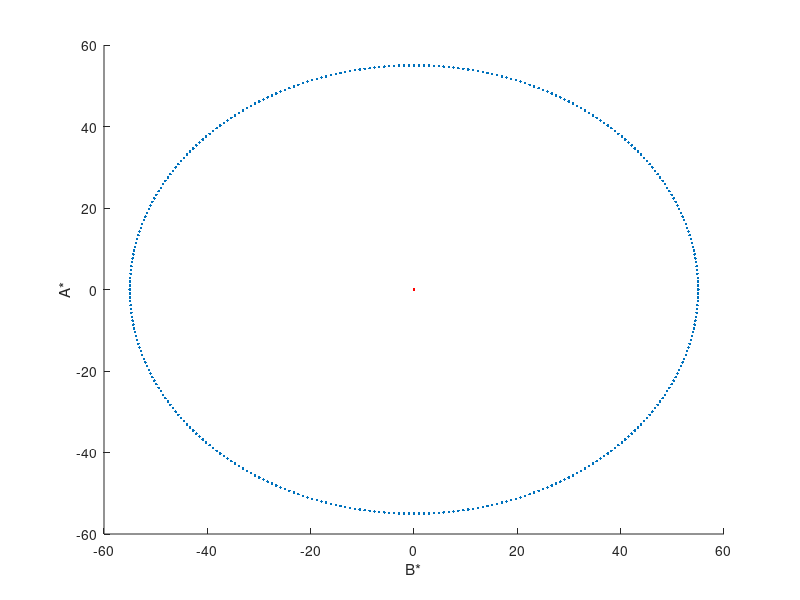

MATLAB code for this plot: (Note: this script raises an error after producing the figure.)
% Color sandbox.

% most recent characterization data
% lab EEG testing room: labMonitorData_2016-03-17_315b.mat

cd('C:\Users\lncc\Dropbox\MattExperiments\vwm_task\code\calibrationInfo')
%load  labMonitorData_2016-03-17_315b.mat

addpath(genpath('../../'))

% OK, so lets mess around with showing some CieLAB colors on a
% characterized (but not gamma corrected) monitor. The information required
% will be the same information collected with Karen Schloss... you
% basically get the constant and slope fit to the log(relative voltage)
% versus log(luminance) for each color channel (ie RGB). You will also need
% the chromaticity of each channel (in x, y coordinate space). Together
% these values can be used to get relatively accurate reproduction of xyY
% colors using xyY2RGB.m ... however the exact method is still a bit of a
% mystery to me, so i'll probably spend some time digging around to better
% understand that at some point. 

% But for now the goal will be to stipulate a color in CIELAB space, which
% has fairly good perceptual variance properties, convert that color to xyY
% values, and then compute the RGB values that would allow the color to be
% reproduced on the characterized monitor. 

% NOTE: This is very different from the strategy that we've used previously
% in that it DOES NOT require gamma correcting the monitor.


% Choose some CIELAB colors: 

% Get these from CALIBRATION_FrankLab.xls
xR=.676      %monitorData.xR; % x chromaticity value for red channel
yR=.309      %monitorData.yR; % y chormaticity value for red channel
xG=.208      %monitorData.xG;
yG=.683       %monitorData.yG;
xB=.149     %monitorData.xB;
yB=.048       %monitorData.yB;

% slope and intercept from excel spreadsheet (get from graphs!)
constantR= 1.53                 %monitorData.constantR
slopeR=    .48                   %monitorData.slopeR
constantG= 1.33                   %monitorData.constantG
slopeG=    .482          %monitorData.slopeG
constantB=  1.83  %       monitorData.constantB
slopeB=     .476    %monitorData.slopeB

int=(2.*pi)./360;

% make a circle in CIELAB space
A_offset=0;
B_offset=0;
gain=55;    % If you get an error that says the circle is out of range, 
Lum =60;    % You will need to adjust the gain and/or luminance!


A=((sin(0:int:2.*pi) ).*gain) +A_offset;
B=(cos(0:int:2.*pi) ).*gain  +B_offset;
L=ones(size(A)).*Lum;
numMeas=length(L);

hold on
plot(0,0, '.r')
plot(A, B, '.')
ylabel('A*')
xlabel('B*')
close all

% project the circle in CIELAB into XYZ space.
whitePoint=[100, 100, 100]
[XYZ] = lab2xyz([L' A' B' ], 'user', whitePoint)


% Ugh. Looks like i have two separate functions for converting LAB to XYZ.
%  [XYZ_alt]=      LabToXYZ([L(1)', A(1)', B(1)']', whitePoint')

% The white point will be 0,0 in A*B* space... but don't take my word for
% it...
[lab] = xyz2lab(whitePoint, 'user', whitePoint)


% get from XYZ space to xyY notation (no transformation of color space,
% just specifying the location in a different way.
x=XYZ(:,1)./sum(XYZ, 2)
y=XYZ(:,2)./sum(XYZ, 2)
Y=XYZ(:,2);

% ok, lets get the same info but now for the white point. We'll also want
% a couple versions of white... one with luminance matched to our stimuli
% (ie the gray stimulus with no color info; stimulusLuminance) and one with
% a low luminance level that serves as a background (bgLuminance). 

stimulusLuminance=nanmean(Y);

bgLuminance=10;   % set the background luminance...
xyY_white= [whitePoint(1)./sum(whitePoint), whitePoint(2)./sum(whitePoint), whitePoint(2)];

[R, G, BB, GunPercentR, GunPercentG, GunPercentB] = ...
    xyY2RGB (x, y, Y, xR, yR, xG, yG, xB, yB, constantR, constantG, constantB, slopeR,slopeG, slopeB)

[Rgray, Ggray, Bgray] = ...
    xyY2RGB (xyY_white(1), xyY_white(2), stimulusLuminance, xR, yR, xG, yG, xB, yB, constantR, constantG, constantB, slopeR,slopeG, slopeB)


[Rw, Gw, Bw] = ...
    xyY2RGB (xyY_white(1), xyY_white(2), bgLuminance, xR, yR, xG, yG, xB, yB, constantR, constantG, constantB, slopeR,slopeG, slopeB)


if ~isreal(R) | ~isreal(G) | ~isreal(BB)
    disp('Problem: RGB values go out of bounds!!!')
    error('try making the circle smaller')
end



figure
hold on
plot([255, 255], [0 255], '--k')
plot([0 255],[255, 255],  '--k')
plot(R, BB, '.r')
plot(G, BB, '.g')
plot(Rgray,Bgray, '*r')
plot(Ggray,Bgray, '*g')
plot(Rw,Bw, '.m')
plot(Gw,Bw, '.c')
ylabel('blue')
xlabel('green/red')
%pause(5)
close all



% lets choose a background gray at the white point chromaticity but with
% low luminance. 


%%%%%%%%%%%%%%%%%%%%%%%%%%%%%%%%%%%%%%%%%%%%%%%%%%%%%%%%%%%%%%%%%%%%%%%%%%%
%%                       Measure color reproduction                      %%
%%%%%%%%%%%%%%%%%%%%%%%%%%%%%%%%%%%%%%%%%%%%%%%%%%%%%%%%%%%%%%%%%%%%%%%%%%%

commandwindow;
window.screenNumber = max(Screen('Screens'));
[window.onScreen rect] = Screen('OpenWindow', window.screenNumber, [0 0 0],[],[],[],[]);
[window.screenX, window.screenY] = Screen('WindowSize', window.onScreen); % check resolution
window.screenRect  = [0 0 window.screenX window.screenY]; % screen rect
window.centerX = window.screenX * 0.5; % center of screen in X direction
window.centerY = window.screenY * 0.5; % center of screen in Y direction
window.centerXL = floor(mean([0 window.centerX])); % center of left half of screen in X direction
window.centerXR = floor(mean([window.centerX window.screenX])); % center of right half of screen in X direction

sel=mod(1:numMeas, 36)==0;
rVals=R(sel);
gVals=G(sel);
bVals=BB(sel);


allStim=[[0 0 0];[rVals, gVals, bVals]; [Rgray, Ggray, Bgray]; [Rw, Gw, Bw]];
randOrder=1:length(allStim);
reading=nan(size(randOrder));

% load identity color lookup table.
idClut=LoadIdentityClut(window.onScreen)
Screen('LoadNormalizedGammaTable', window.onScreen, idClut);

% create a box in the cente of the screen
boxRect = [0 0 400 400];
boxRect = CenterRect(boxRect,rect);

% preallocate space for input:
Y_reading_raw=nan(length(allStim), 1);
x_reading_raw=nan(length(allStim), 1);
y_reading_raw=nan(length(allStim), 1);

% run through each test triplet... show a box of that color, take a
% reading, record it.
for i=1:length(randOrder)
    
    boxColor = allStim(randOrder(i),:);   % foreground color
    Screen('FillRect', window.onScreen, boxColor, boxRect);
    Screen('Flip', window.onScreen, 0, 1);
    
    while ~isfinite(Y_reading_raw(i))
        Y_reading_raw(i) = input('Enter photometer reading (cd/m2): ');
    end

    while ~isfinite(x_reading_raw(i))
        x_reading_raw(i) = input('Enter x reading: ');
    end

    while ~isfinite(y_reading_raw(i))
        y_reading_raw(i) = input('Enter y reading: ');
    end

    
end
Screen('CloseAll');




Y_reading=Y_reading_raw(2:end);
x_reading=x_reading_raw(2:end);
y_reading=y_reading_raw(2:end);


%%%%%%%%%%%%%%%%%%%%%%%%%%%%%%%%%%%%%%%%%%%%%%%%%%%%%%%%%%%%%%%%%%%%%%%%%%%
% Look at intended versus actual colors in cieLAB space                 %%
%%%%%%%%%%%%%%%%%%%%%%%%%%%%%%%%%%%%%%%%%%%%%%%%%%%%%%%%%%%%%%%%%%%%%%%%%%%



% measure coordinates in xyY space...
x=x_reading;
y=y_reading;
Y=Y_reading;

%  then convert to XYZ
X=(Y./y).*x;
Z=(Y./y).*(1-x-y);

% then convert to cieLAB
[lab] = xyz2lab([X Y Z], 'user', whitePoint)


%% OK, this is the big one. You should see a circle in blue. A few of the
%  points on the blue circle should be covered with cyan points indicating
%  where we've taken measurements. Hopefully the red points fall almost
%  directly on top of the cyan points, indicating that our measurements
%  match the colors that we intended to show.
close all
hold on
plot(A, B, '.')
plot(A(sel), B(sel), 'oc')

%plot(lab(:,2), lab(:,3), '.r')

plot(lab(1:end-2,2), lab(1:end-2,3), '.r')

plot(0,0, '*k')

plot(lab(end,2), lab(end, 3), '*m')
%plot(lab(end-1,2), lab(end-1, 3), '*g')

dateStr=date
ylabel('A*')
xlabel('B*')
saveas(gcf, sprintf('calibrationFigure_%s', dateStr));
input('hit enter to continue...')
close all




%% If the plot above looks good, save the monitor data.
monitorData.xR=xR;
monitorData.yR=yR;
monitorData.xG=xG;
monitorData.yG=yG;
monitorData.xB=xB;
monitorData.yB=yB;

monitorData.constantR=constantR;
monitorData.slopeR=slopeR;
monitorData.constantG=constantG;
monitorData.slopeG=slopeG;
monitorData.constantB=constantB;
monitorData.slopeB=slopeB;

% These are actually properties of the stimuli that we've checked... 
monitorData.scale     = gain;       % how big should the circle be (centered at A*=0, B*=0)
monitorData.whitePoint= whitePoint; % what is 0,0 in XYZ colors?
monitorData.lVal      = unique(L);  % luminance of stimuli.

Date=datestr(now, 'yyyy-mm-dd')
save(sprintf('labMonitorData_%s_315b.mat', Date), 'monitorData');


